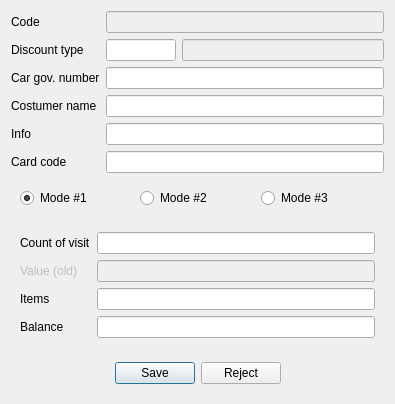
<?xml version="1.0" encoding="UTF-8"?>
<ui version="4.0">
 <class>RECarClient</class>
 <widget class="QDialog" name="RECarClient">
  <property name="geometry">
   <rect>
    <x>0</x>
    <y>0</y>
    <width>395</width>
    <height>378</height>
   </rect>
  </property>
  <property name="windowTitle">
   <string>Costumer</string>
  </property>
  <layout class="QGridLayout" name="gridLayout">
   <item row="6" column="0" colspan="3">
    <widget class="QWidget" name="widget_2" native="true">
     <layout class="QHBoxLayout" name="horizontalLayout_2">
      <item>
       <widget class="QRadioButton" name="rbMode1">
        <property name="text">
         <string>Mode #1</string>
        </property>
        <property name="checked">
         <bool>true</bool>
        </property>
       </widget>
      </item>
      <item>
       <widget class="QRadioButton" name="rbMode2">
        <property name="text">
         <string>Mode #2</string>
        </property>
       </widget>
      </item>
      <item>
       <widget class="QRadioButton" name="rbMode3">
        <property name="text">
         <string>Mode #3</string>
        </property>
       </widget>
      </item>
     </layout>
    </widget>
   </item>
   <item row="1" column="0">
    <widget class="QLabel" name="label_2">
     <property name="text">
      <string>Discount type</string>
     </property>
    </widget>
   </item>
   <item row="0" column="0">
    <widget class="QLabel" name="label">
     <property name="text">
      <string>Code</string>
     </property>
    </widget>
   </item>
   <item row="1" column="1">
    <widget class="EQLineEdit" name="leDiscTypeCode">
     <property name="maximumSize">
      <size>
       <width>70</width>
       <height>16777215</height>
      </size>
     </property>
     <property name="Field" stdset="0">
      <string>f_model</string>
     </property>
    </widget>
   </item>
   <item row="4" column="0">
    <widget class="QLabel" name="label_5">
     <property name="text">
      <string>Info</string>
     </property>
    </widget>
   </item>
   <item row="3" column="0">
    <widget class="QLabel" name="label_4">
     <property name="text">
      <string>Costumer name</string>
     </property>
    </widget>
   </item>
   <item row="2" column="0">
    <widget class="QLabel" name="label_3">
     <property name="text">
      <string>Car gov. number</string>
     </property>
    </widget>
   </item>
   <item row="5" column="0">
    <widget class="QLabel" name="label_6">
     <property name="text">
      <string>Card code</string>
     </property>
    </widget>
   </item>
   <item row="1" column="2">
    <widget class="EQLineEdit" name="leDiscTypeName">
     <property name="enabled">
      <bool>false</bool>
     </property>
    </widget>
   </item>
   <item row="3" column="1" colspan="2">
    <widget class="EQLineEdit" name="leCostumer">
     <property name="Field" stdset="0">
      <string>f_name</string>
     </property>
    </widget>
   </item>
   <item row="0" column="1" colspan="2">
    <widget class="EQLineEdit" name="leCode">
     <property name="enabled">
      <bool>false</bool>
     </property>
     <property name="focusPolicy">
      <enum>Qt::NoFocus</enum>
     </property>
     <property name="Field" stdset="0">
      <string>f_id</string>
     </property>
     <property name="PrimaryKey" stdset="0">
      <bool>true</bool>
     </property>
    </widget>
   </item>
   <item row="2" column="1" colspan="2">
    <widget class="EQLineEdit" name="leCargovnumber">
     <property name="Field" stdset="0">
      <string>f_govNumber</string>
     </property>
    </widget>
   </item>
   <item row="4" column="1" colspan="2">
    <widget class="EQLineEdit" name="leInfo">
     <property name="Field" stdset="0">
      <string>f_info</string>
     </property>
    </widget>
   </item>
   <item row="5" column="1" colspan="2">
    <widget class="EQLineEdit" name="leCardcode">
     <property name="Field" stdset="0">
      <string>f_card</string>
     </property>
    </widget>
   </item>
   <item row="8" column="0" colspan="3">
    <widget class="QWidget" name="widget" native="true">
     <layout class="QHBoxLayout" name="horizontalLayout">
      <item>
       <spacer name="horizontalSpacer">
        <property name="orientation">
         <enum>Qt::Horizontal</enum>
        </property>
        <property name="sizeHint" stdset="0">
         <size>
          <width>93</width>
          <height>20</height>
         </size>
        </property>
       </spacer>
      </item>
      <item>
       <widget class="QPushButton" name="btnSave">
        <property name="text">
         <string>Save</string>
        </property>
       </widget>
      </item>
      <item>
       <widget class="QPushButton" name="btnReject">
        <property name="text">
         <string>Reject</string>
        </property>
       </widget>
      </item>
      <item>
       <spacer name="horizontalSpacer_2">
        <property name="orientation">
         <enum>Qt::Horizontal</enum>
        </property>
        <property name="sizeHint" stdset="0">
         <size>
          <width>92</width>
          <height>20</height>
         </size>
        </property>
       </spacer>
      </item>
     </layout>
    </widget>
   </item>
   <item row="7" column="0" colspan="3">
    <widget class="QWidget" name="widget_3" native="true">
     <layout class="QGridLayout" name="gridLayout_2">
      <item row="0" column="1">
       <widget class="EQLineEdit" name="leVisits"/>
      </item>
      <item row="1" column="1">
       <widget class="EQLineEdit" name="leValue">
        <property name="enabled">
         <bool>false</bool>
        </property>
       </widget>
      </item>
      <item row="0" column="0">
       <widget class="QLabel" name="label_7">
        <property name="text">
         <string>Count of visit</string>
        </property>
       </widget>
      </item>
      <item row="1" column="0">
       <widget class="QLabel" name="label_8">
        <property name="enabled">
         <bool>false</bool>
        </property>
        <property name="text">
         <string>Value (old)</string>
        </property>
       </widget>
      </item>
      <item row="2" column="1">
       <widget class="EQLineEdit" name="leItems"/>
      </item>
      <item row="2" column="0">
       <widget class="QLabel" name="label_9">
        <property name="text">
         <string>Items</string>
        </property>
       </widget>
      </item>
      <item row="3" column="0">
       <widget class="QLabel" name="label_10">
        <property name="text">
         <string>Balance</string>
        </property>
       </widget>
      </item>
      <item row="3" column="1">
       <widget class="EQLineEdit" name="leBalance">
        <property name="enabled">
         <bool>true</bool>
        </property>
       </widget>
      </item>
     </layout>
    </widget>
   </item>
  </layout>
 </widget>
 <customwidgets>
  <customwidget>
   <class>EQLineEdit</class>
   <extends>QLineEdit</extends>
   <header location="global">eqlineedit.h</header>
   <slots>
    <signal>customButtonClicked(bool)</signal>
   </slots>
  </customwidget>
 </customwidgets>
 <resources/>
 <connections/>
</ui>
